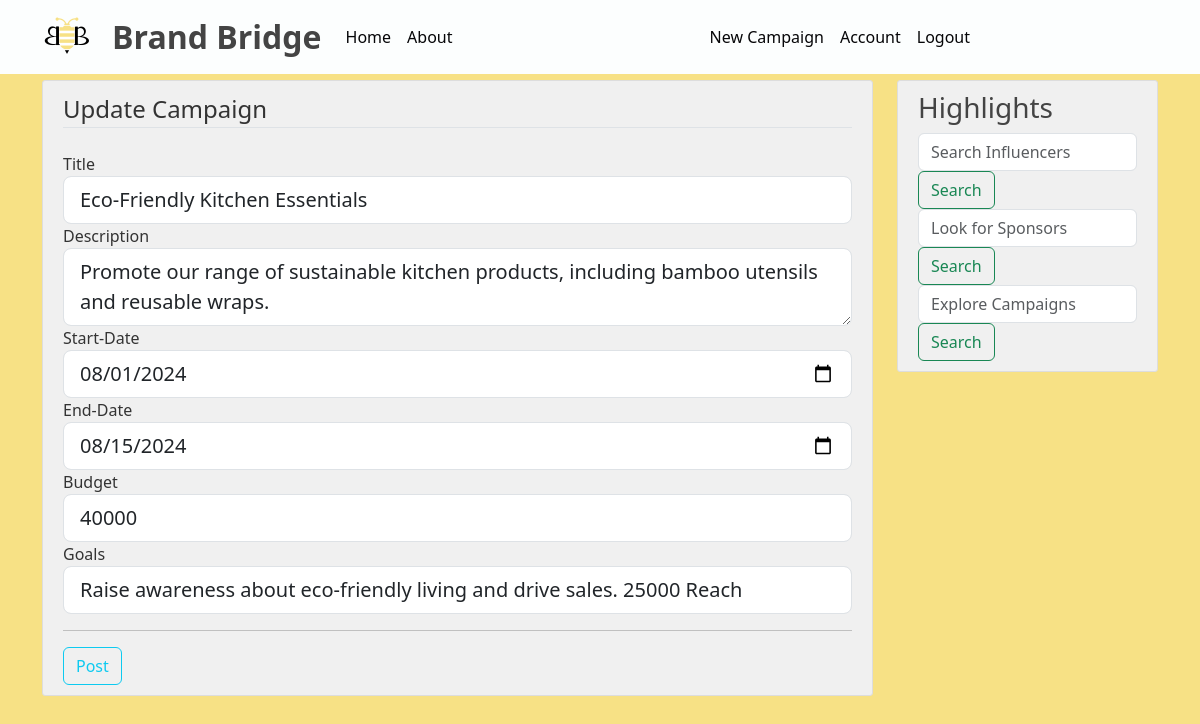
Page /post/2/update (signed in) on the committed database.
### BrandBridge/models.py (models this page shows, shortened)
class Campaign(db.Model):
    id = db.Column(db.Integer, primary_key=True)
    title = db.Column(db.String(100), nullable=False)
    desc = db.Column(db.Text, nullable=False)
    date_posted = db.Column(db.DateTime, nullable=False, default=lambda: datetime.now(timezone("Asia/Kolkata")))
    start_date = db.Column(db.DateTime, nullable=False)
    end_date = db.Column(db.DateTime, nullable=False)
    budget = db.Column(db.String(15), nullable=False)
    goals = db.Column(db.Text, nullable=False)
    sponsor_id = db.Column(db.Integer, db.ForeignKey('sponsor.id'), nullable=False)
    ad_requests = db.relationship('AdRequest', backref='campaign', lazy=True)

### BrandBridge/routes.py (the view)
@app.route("/post/<int:campaign_id>/update", methods=['GET', 'POST'])
@login_required
def update_campaign(campaign_id):
    campaign = Campaign.query.get_or_404(campaign_id)
    if campaign.owner != current_user:
        abort(403)
    form = PostCampaign()
    if form.validate_on_submit():
        campaign.title = form.title.data
        campaign.desc = form.desc.data
        campaign.start_date = form.start_date.data
        campaign.end_date = form.end_date.data
        campaign.budget = form.budget.data
        campaign.goals = form.goals.data
        db.session.commit()
        flash('Your Campaign has been Updated!', 'success')
        return redirect(url_for('campaign', campaign_id=campaign.id))
    elif request.method == 'GET':
        form.title.data = campaign.title
        form.desc.data = campaign.desc
        form.start_date.data = campaign.start_date
        form.end_date.data = campaign.end_date
        form.budget.data = campaign.budget
        form.goals.data = campaign.goals
    return render_template('new_campaign.html',
                           title='Update Campaign',
                           form=form,
                           legend='Update Campaign')

### BrandBridge/forms.py
class PostCampaign(FlaskForm):
    title = StringField('Title', validators=[DataRequired()])
    desc = TextAreaField('Description', validators=[DataRequired()])
    start_date = DateField('Start-Date', validators=[DataRequired()])
    end_date = DateField('End-Date', validators=[DataRequired()])
    budget = StringField('Budget', validators=[DataRequired()])
    goals = StringField('Goals', validators=[DataRequired()])
    submit = SubmitField('Post')

### BrandBridge/models.py (called while the page is built)
@login_manager.user_loader
def load_user(user_id):
    who = session.get('who')
    if who=='sponsor':
        return Sponsor.query.get(int(user_id))
    elif who=='influencer':
        return Influencer.query.get(int(user_id))

### BrandBridge/templates/new_campaign.html (shortened to what this page needs)
{% extends "layout.html" %}
{% block content %}
<div class="content-section">
    <form method="POST" action="">
        <fieldset class="form-group">
            <legend class="border-bottom mb-4">{{ legend }}</legend>
            <div class="form-group">
                {{ form.title.label(class="form-control-label") }}
                {% if form.title.errors %}
                    {{ form.title(class="form-control form-control-lg is-invalid") }}
                    <div class="invalid-feedback">
                        {% for error in form.title.errors %}
                            <span>{{ error }}</span>
                        {% endfor %}
                    </div>
                {% else %}
                    {{ form.title(class="form-control form-control-lg") }}
                {% endif %}
            </div>
            <div class="form-group">
                {{ form.desc.label(class="form-control-label") }}
                {% if form.desc.errors %}
                    {{ form.desc(class="form-control form-control-lg is-invalid") }}
                    <div class="invalid-feedback">
                        {% for error in form.desc.errors %}
                            <span>{{ error }}</span>
                        {% endfor %}
                    </div>
                {% else %}
                    {{ form.desc(class="form-control form-control-lg") }}
                {% endif %}
            </div>
            <div class="form-group">
                {{ form.start_date.label(class="form-control-label") }}
                {% if form.start_date.errors %}
                    {{ form.start_date(class="form-control form-control-lg is-invalid") }}
                    <div class="invalid-feedback">
                        {% for error in form.start_date.errors %}
                            <span>{{ error }}</span>
                        {% endfor %}
                    </div>
                {% else %}
                    {{ form.start_date(class="form-control form-control-lg") }}
                {% endif %}
            </div>
            <div class="form-group">
                {{ form.end_date.label(class="form-control-label") }}
                {% if form.end_date.errors %}
                    {{ form.end_date(class="form-control form-control-lg is-invalid") }}
                    <div class="invalid-feedback">
                        {% for error in form.end_date.errors %}
                            <span>{{ error }}</span>
                        {% endfor %}
                    </div>
                {% else %}
                    {{ form.end_date(class="form-control form-control-lg") }}
                {% endif %}
            </div>
            <div class="form-group">
                {{ form.budget.label(class="form-control-label") }}
                {% if form.budget.errors %}
                    {{ form.budget(class="form-control form-control-lg is-invalid") }}
                    <div class="invalid-feedback">
                        {% for error in form.budget.errors %}
                            <span>{{ error }}</span>
                        {% endfor %}
                    </div>
                {% else %}
                    {{ form.budget(class="form-control form-control-lg") }}
                {% endif %}
            </div>
            <div class="form-group">
                {{ form.goals.label(class="form-control-label") }}
                {% if form.goals.errors %}
                    {{ form.goals(class="form-control form-control-lg is-invalid") }}
                    <div class="invalid-feedback">
                        {% for error in form.goals.errors %}
                            <span>{{ error }}</span>
                        {% endfor %}
                    </div>
                {% else %}
                    {{ form.goals(class="form-control form-control-lg") }}
                {% endif %}
            </div>
        </fieldset>
        <hr>
        <div class="form-group">
            {{ form.submit(class="btn btn-outline-info")}}
        </div>
    </form>
</div>
{% endblock content %}

### BrandBridge/static/main.css (style rules this page uses)
body { background: #f7e185; color: #333333; margin-top: 5rem; }
.content-section { background: #f0f0f0; padding: 10px 20px; border: 1px solid #dddddd; border-radius: 3px; margin-bottom: 20px; }

### rows in the picture
Campaign: title "Eco-Friendly Kitchen Essentials", desc "Promote our range of sustainable kitchen products, including bamboo utensils and reusable wraps.", start_date "08/01/2024", end_date "08/15/2024", budget "40000", goals "Raise awareness about eco-friendly living and drive sales. 25000 Reach"

### other values in the picture
{{ legend }} "Update Campaign"
